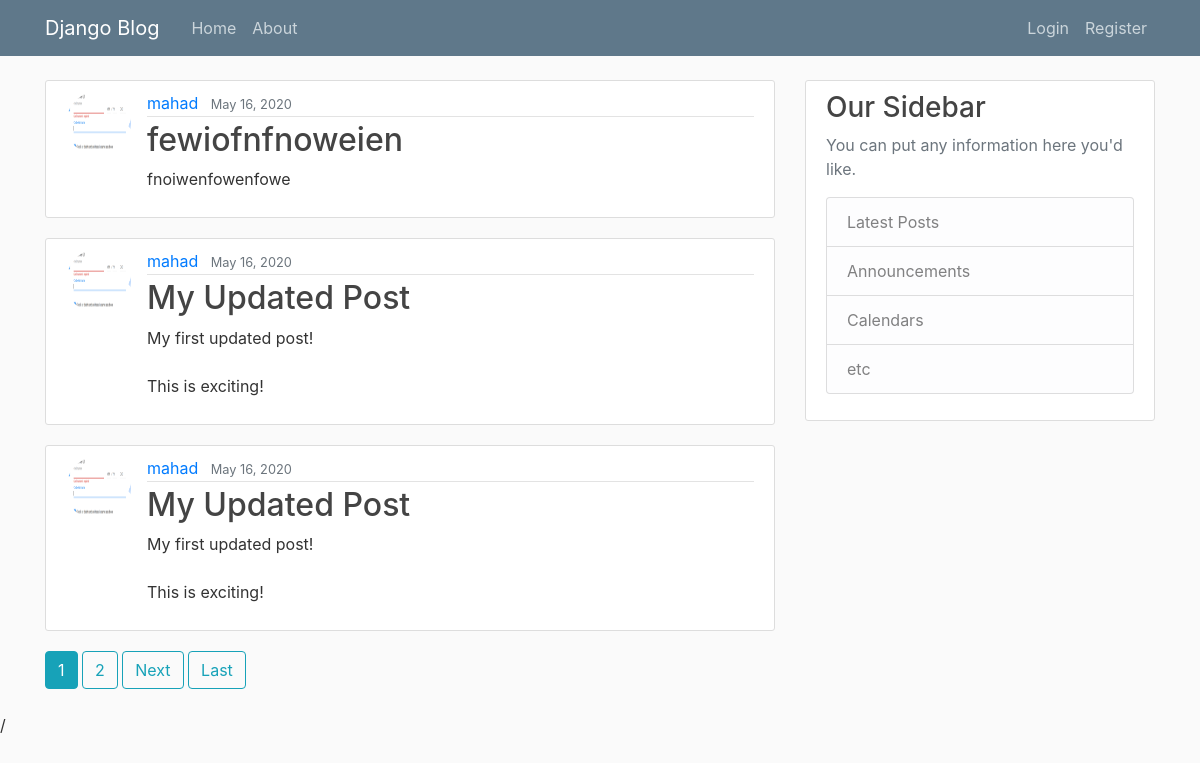
Screenshot of /blog/ with the database file from the repository.
### blog/models.py (models this page shows, shortened)
class Post(models.Model):
     title = models.CharField(max_length=100) #The restricted textual data with maximum characters of 100.
     content = models.TextField() #TextField means the unrestricted textual data
     date_posted = models.DateTimeField(default=timezone.now)
     author = models.ForeignKey(User, on_delete=models.CASCADE) #if the user gets deleted then you want to delete the that user-related posts as well.

### users/models.py (models this page shows, shortened)
class Profile(models.Model):
    user = models.OneToOneField(User, on_delete=models.CASCADE) # deletion of user also deletes the profile.
    image = models.ImageField(default='default.jpg', upload_to='profile_pics')

### blog/views.py (the view)
class PostListView(ListView):
    model = Post
    template_name = 'blog/home.html'
    context_object_name = 'posts' # variable used to iterate in the listview to render the html document
    ordering = ['-date_posted'] # is used for ordering of posts objects in the listview, recently updated post will come at the most top of the listview
    paginate_by = 3

### blog/templates/blog/home.html (shortened to what this page needs)
{% extends "blog/base.html" %}
{% block content %}
    {% for post in posts %}
      <article class="media content-section">
          <img class="rounded-circle article-img" src="{{ post.author.profile.image.url }}">
          <div class="media-body">
            <div class="article-metadata">
              <a class="mr-2" href="{% url 'user-posts' post.author.username %}">{{ post.author }}</a>
              <small class="text-muted">{{ post.date_posted|date:'F d, Y' }}</small>
            </div>
            <h2><a class="article-title" href="{% url 'post-detail' post.id %}">{{ post.title }}</a></h2>
            <p class="article-content">{{ post.content }}</p>
          </div>
      </article>
    {% endfor %}
    {% if is_paginated %}
      {% for num in page_obj.paginator.page_range %}
        {% if page_obj.number == num %}
          <a class="btn btn-info mb-4"href="?page={{ num }}">{{ num }}</a>
        {% elif num > page_obj.number|add:'-3' and num < page_obj.number|add:'3' %}
          <a class="btn btn-outline-info mb-4"href="?page={{ num }}">{{ num }}</a>
        {% endif %}
      {% endfor %}
      {% if page_obj.has_next %}
        <a class="btn btn-outline-info mb-4" href="?page={{ page_obj.next_page_number }}">Next</a>
        <a class="btn btn-outline-info mb-4" href="?page={{ page_obj.paginator.num_pages }}">Last</a>
      {% endif %}
    {% endif %}
{% endblock content %}

### blog/templates/blog/base.html (shortened to what this page needs)
{% load static %}
<html lang="en" dir="ltr">
  <head>
    <link rel="stylesheet" href="https://maxcdn.bootstrapcdn.com/bootstrap/4.0.0/css/bootstrap.min.css">
    <link rel="stylesheet" type="text/css" href="{% static 'blog/main.css' %}">
  </head>
  <body>
    <header class="site-header">
      <nav class="navbar navbar-expand-md navbar-dark bg-steel fixed-top">
        <div class="container">
          <a class="navbar-brand mr-4" href="{% url 'blog-home' %}">Django Blog</a>
          <div class="collapse navbar-collapse" id="navbarToggle">
            <div class="navbar-nav mr-auto">
              <a class="nav-item nav-link" href="{% url 'blog-home' %}">Home</a>
              <a class="nav-item nav-link" href="{% url 'blog-about' %}">About</a>
            </div>
            <div class="navbar-nav">
              {% if user.is_authenticated %}
                <a class="nav-item nav-link" href="{% url 'post-create' %}">Create Post</a>
                <a class="nav-item nav-link" href="{% url 'profile' %}">Profile</a>
                <a class="nav-item nav-link" href="{% url 'logout' %}">Logout</a>
              {% else %}
                <a class="nav-item nav-link" href="{% url 'login' %}">Login</a>
                <a class="nav-item nav-link" href="{% url 'register' %}">Register</a>
              {% endif %}
            </div>
          </div>
        </div>
      </nav>
    </header>
    <main role="main" class="container">
      <div class="row">
        <div class="col-md-8">
          {% block content %}{% endblock %}
        </div>
        <div class="col-md-4">
          <div class="content-section">
            <h3>Our Sidebar</h3>
            <p class='text-muted'>You can put any information here you'd like.
              <ul class="list-group">
                <li class="list-group-item list-group-item-light">Latest Posts</li>
                <li class="list-group-item list-group-item-light">Announcements</li>
                <li class="list-group-item list-group-item-light">Calendars</li>
                <li class="list-group-item list-group-item-light">etc</li>
              </ul>
            </p>
          </div>
        </div>
      </div>
    </main>
  </body>
</html>

### blog/static/blog/main.css (style rules this page uses)
body { background: #fafafa; color: #333333; margin-top: 5rem; }
h1, h2, h3, h4, h5, h6 { color: #444444; }
ul { margin: 0; }
.bg-steel { background-color: #5f788a; }
.site-header .navbar-nav .nav-link { color: #cbd5db; }
.content-section { background: #ffffff; padding: 10px 20px; border: 1px solid #dddddd; border-radius: 3px; margin-bottom: 20px; }
.article-title { color: #444444; }
.article-content { white-space: pre-line; }
.article-img { height: 65px; width: 65px; margin-right: 16px; }
.article-metadata { padding-bottom: 1px; margin-bottom: 4px; border-bottom: 1px solid #e3e3e3 }

### rows the page displays
Post: author.profile.image (picture), author "mahad", date_posted "May 16, 2020", title "fewiofnfnoweien", content "fnoiwenfowenfowe"
Post: author.profile.image (picture), author "mahad", date_posted "May 16, 2020", title "My Updated Post", content "My first updated post! This is exciting!"
Post: author.profile.image (picture), author "mahad", date_posted "May 16, 2020", title "My Updated Post", content "My first updated post! This is exciting!"

### other values shown
{{ num }} "1"
{{ num }} "2"
